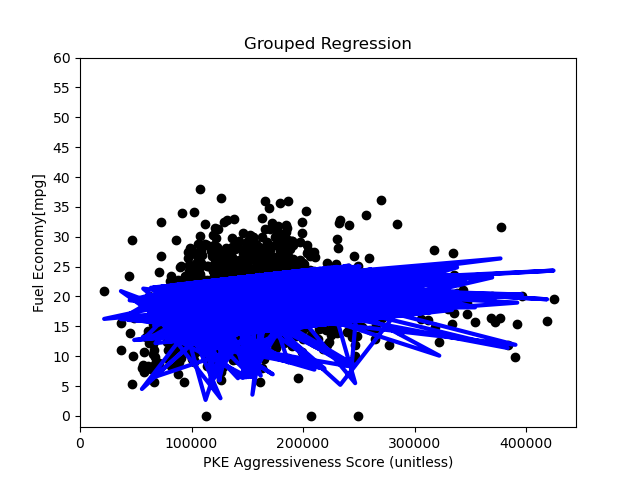

Write the Python code that produced this figure.
import matplotlib.pyplot as plt
import pandas as pd
import numpy as np
from sklearn.linear_model import LinearRegression

df = pd.read_csv('../../../Data/Processed/ICE_trips/alltrips_with_weight_and_disp.csv')

X = df[['Aggressiveness', 'Weight', 'Displacement']]
Y = df['Fuel Economy[mpg]']

pke = X['Aggressiveness']
w = X['Weight']
d = X['Displacement']
fuel = Y

idx = pke.isna() | fuel.isna() | w.isna() | d.isna() | np.isinf(pke) | np.isinf(fuel) | np.isinf(w) | np.isinf(d)
print('any true', idx.any())

X = X[~idx]
Y = Y[~idx]

num_trips = len(X)
split1 = num_trips * 7 // 10
split2 = split1 + num_trips * 3 // 20

X_train = np.array(X[:split1]).reshape(-1, 3)
X_val = np.array(X[split1:split2]).reshape(-1, 3)
X_test = np.array(X[split2:]).reshape(-1, 3)

print(X_train.shape)
print(X_val.shape)
y_train = np.array(Y[:split1]).reshape(-1, 1)
y_val = np.array(Y[split1:split2]).reshape(-1, 1)
y_test = np.array(Y[split2:]).reshape(-1, 1)

reg = LinearRegression().fit(X_train, y_train)

train_score = reg.score(X_train, y_train)
val_score = reg.score(X_val, y_val)

y_pred = reg.predict(X_val)

print('Train Scores')
print(f'PKE: {train_score}')
print('Val Scores')
print(f'PKE: {val_score}')

plt.scatter(X_val[:, 0], y_val, color='black')
plt.plot(X_val[:, 0], y_pred, color='blue', linewidth=3)

plt.xticks((np.arange(0, 500000, 100000)))
plt.yticks((np.arange(0, 65, 5)))
plt.xlabel('PKE Aggressiveness Score (unitless)')
plt.ylabel('Fuel Economy[mpg]')
plt.title('Grouped Regression')

plt.savefig('grouped_regression.png')

